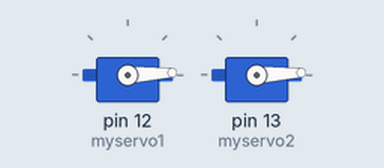
A sketch run on a simulated Arduino Uno, built with avr-gcc and run on an emulated ATmega328P. On the bench: 2 × servo.

Above: at 0.05 s.
At 1.35 s:
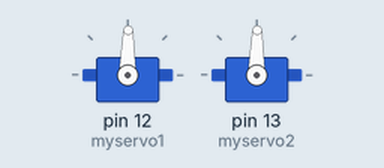
At 2.65 s:
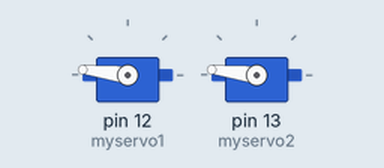
At 5.25 s:
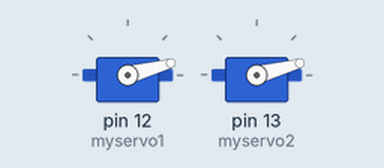
Timing chart, 0 to 7.1 s (numbered marks = the images above):
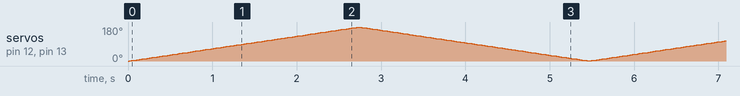

The sketch:

LegMoving_2_servos_pin_12_13.ino
```cpp
#include <Servo.h>
Servo myservo1;  // create servo object to control a servo
                // a maximum of eight servo objects can be created
Servo myservo2;
int ServoPos1 = 0;    // variable to store the servo position
int ServoPos2 = 0;
// the setup routine runs once when you press reset:
void setup() {
  myservo1.attach(12);  // attaches the servo on pin 3 to the servo object
  myservo2.attach(13);
}
// the loop routine runs over and over again forever:
void loop(){
  for(ServoPos1 = 0; ServoPos1 < 180; ServoPos1 += 1)  // goes from 0 degrees to 180 degrees
  {                                  // in steps of 1 degree
    myservo1.write(ServoPos1);              // tell servo to go to position in variable 'pos'
    myservo2.write(ServoPos1);
    delay(15);                       // waits 15ms for the servo to reach the position
  }
  for(ServoPos1 = 180; ServoPos1>=1; ServoPos1-=1)     // goes from 180 degrees to 0 degrees
  {
    myservo1.write(ServoPos1);              // tell servo to go to position in variable 'pos'
    myservo2.write(ServoPos1);
    delay(15);                       // waits 15ms for the servo to reach the position
  }
}
```
